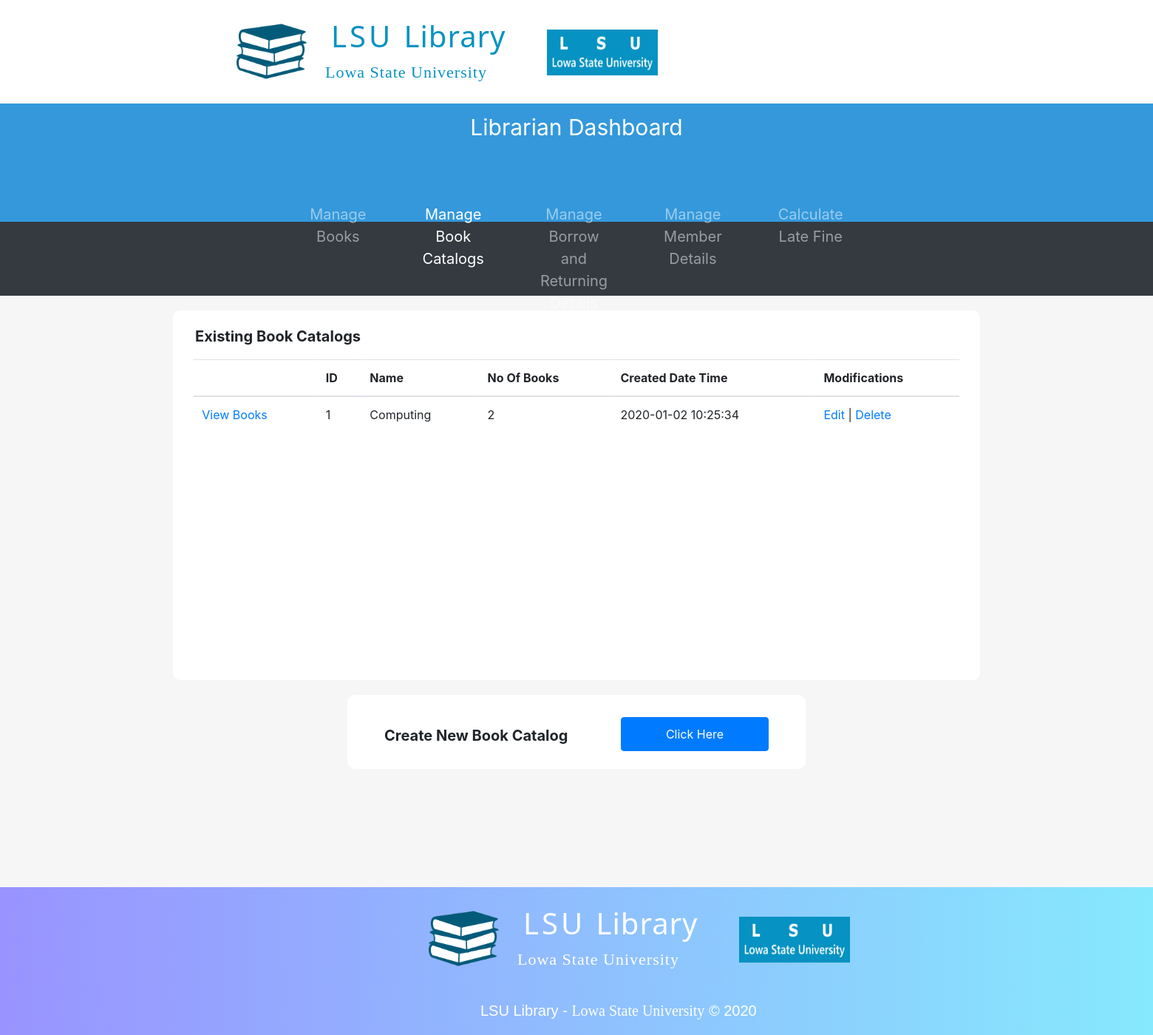
The page /librarianDashboard/2.manageBookCatalog/manageBookCatalog.php on the database as committed earlier.
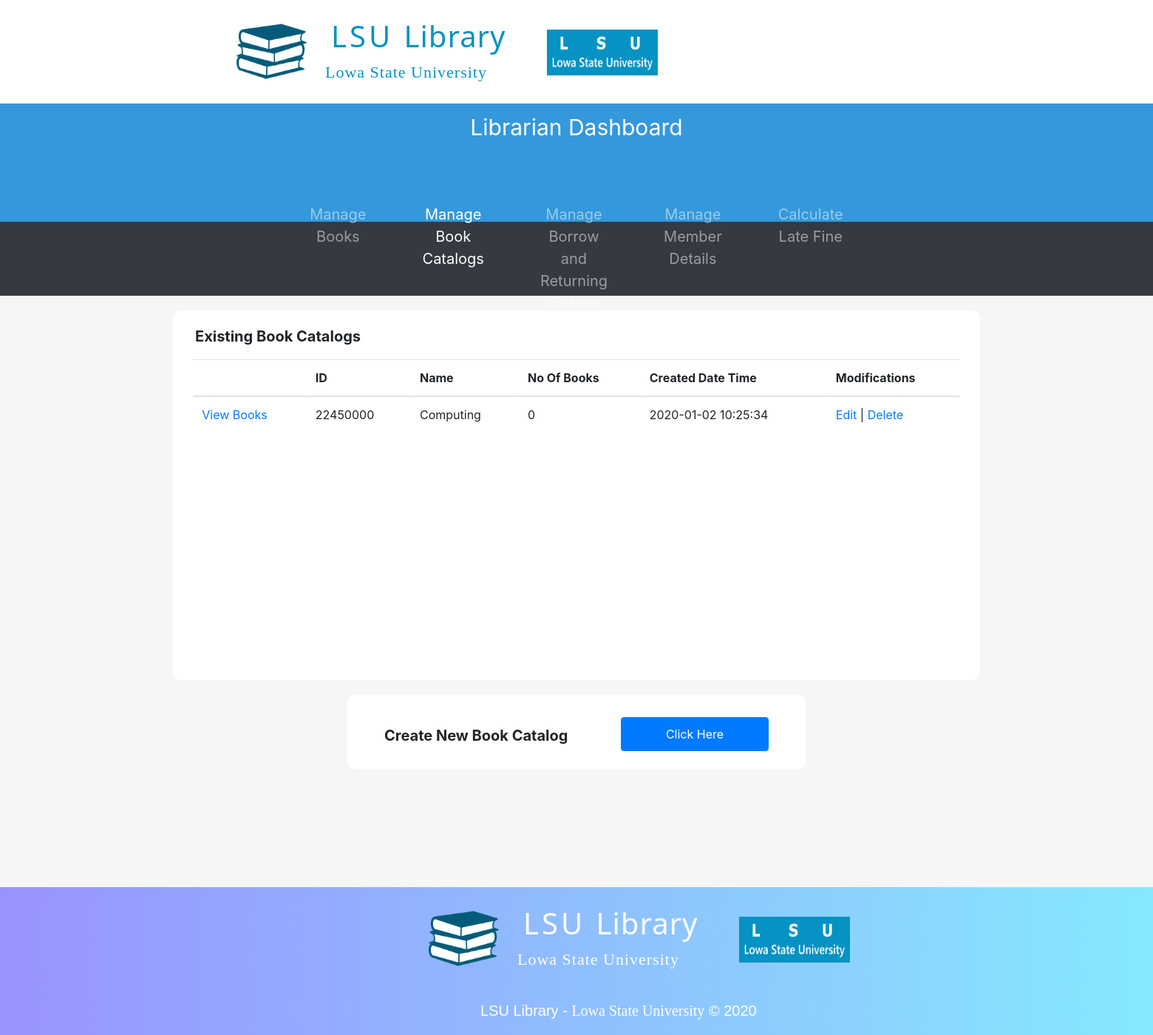
The same page on the database as committed later.
### tables this page shows
CREATE TABLE BookCatalog(
  ID INT AUTO_INCREMENT,
  Name VARCHAR(40) NOT NULL,
  NoOfBooks INT DEFAULT '0',
  CreatedDateTime DATETIME DEFAULT CURRENT_TIMESTAMP,
  PRIMARY KEY (ID)
);

### librarianDashboard/2.manageBookCatalog/manageBookCatalog.php (the view, shortened to what this page needs)
<?php
  include_once("../../LSULibraryDBConnection.php");
?>
<!DOCTYPE html>
<html>
  <head>
    <link rel="stylesheet" href="../../assets/css/defaultLayout.css">
    <link rel="stylesheet" href="../../assets/bootstrap/css/bootstrap.min.css">
  </head>
  <body>
        <div style="height: 140px; width: 100%;">
              <div id="logoSection">
                <img src="../../assets/Images/LSULibraryLogo.png" alt="LSU Library Logo" id="lsuLibraryLogoIcon">
                <h1 id="mainTitle"> LSU <span id="mainTitleSpan">Library</span> </h1>
                <p id="mainTitleSub">Lowa State University</p>
                <img src="../../assets/Images/LSUUniversityLogo.png" alt="LSU Logo" id="lsuLogoIcon">
              </div>
              <table id="navSection">
                <tr>
                  <td></td>
                  <td></td>
                </tr>
              </table>
        </div>
            <div style="background-color: #3498DB;
                        width: 100%;
                        height: 160px;">
              <p style="font-size: 30px;
                        color: white;
                        text-align: center;
                        padding-top: 10px;">Librarian Dashboard</p>
              <div style="position: absolute;
                          left: 50%;
                          transform: translate(-50%,-0%);">
              </div>
            </div>
            <nav class="navbar navbar-expand-sm bg-dark navbar-dark" style="height: 100px;">
              <ul class="navbar-nav" style="text-align: center;
                                            position: absolute;
                                            left: 50%;
                                            transform: translate(-50%,-0%);
                                            font-size: 20px;">
                <li class="nav-item">
                  <a class="nav-link" href="../1.manageBooks/librarianDashboard.php">Manage Books</a>
                </li>
                <li class="nav-item active">
                  <a class="nav-link" href="manageBookCatalog.php">Manage Book Catalogs</a>
                </li>
                <li class="nav-item">
                  <a class="nav-link" href="#">Manage Borrow and Returning Details</a>
                </li>
                <li class="nav-item">
                  <a class="nav-link" href="#">Manage Member Details</a>
                </li>
                <li class="nav-item">
                  <a class="nav-link" href="#">Calculate Late Fine</a>
                </li>
              </ul>
            </nav>
          <div style="width: 100%;
                      height: 800px;
                      background-color: #F6F6F6;">
            <div style="width: 70%;
                        height: 500px;
                        background-color: #FFFFFF;
                        border-radius: 10px;
                        position: relative;
                        left: 50%;
                        transform: translateX(-50%);
                        top: 20px;">
              <p style="font-size: 20px;
                        padding-left: 30px;
                        padding-top: 20px;"><b>Existing Book Catalogs</b></p>
              <div style="width: 95%;
                          height: 400px;
                          background-color: white;
                          position: absolute;
                          left: 50%;
                          transform: translateX(-50%);
                          overflow-y: scroll;">
                <?php
                  $bookCatalogDetailsSQL = "SELECT ID, Name, NoOfBooks, CreatedDateTime FROM BookCatalog;";
                  $bookCatalogDetailsResult = mysqli_query($databaseConn, $bookCatalogDetailsSQL);
                ?>
                <table class="table table-hover" style="border-radius: 10px;">
                  <thead>
                    <tr>
                      <th>  </th>
                      <th> ID </th>
                      <th> Name </th>
                      <th> No Of Books </th>
                      <th> Created Date Time </th>
                      <th> Modifications </th>
                    </tr>
                  </thead>
                  <tbody>
                      <?php
                        while($bookCatalogDetailsRow = mysqli_fetch_array($bookCatalogDetailsResult)){
                      ?>
                    <tr>
                      <td  title="View, Add, Remove Books"> <a href="view.php?isbn= <?php echo $bookCatalogDetailsRow["ID"] ?> "> View Books </a> </td>
                      <td title="Book Catalog ID"> <?php echo $bookCatalogDetailsRow["ID"]; ?></td>
                      <td title="Book Catalog Name"> <?php echo $bookCatalogDetailsRow["Name"]; ?></td>
                      <td title="No Of Books"> <?php echo $bookCatalogDetailsRow["NoOfBooks"]; ?></td>
                      <td title="Created Date Time"> <?php echo $bookCatalogDetailsRow["CreatedDateTime"]; ?></td>
                      <td title="Modifications">
                           <a href="updateBookCatalogDetails.php?id=<?php echo $bookCatalogDetailsRow["ID"] ?>"> Edit </a>
						            |  <a href="deleteBookCatalog.php?id=<?php echo $bookCatalogDetailsRow["ID"] ?>" onClick="return confirm('Are you sure you want to delete this Book Catalog?')"> Delete </a>
                      </td>
                    </tr>
                      <?php } ?>
                  </tbody>
                </table>
              </div>
            </div>
            <div style="width: 620px;
                        height: 100px;
                        background-color: #FFFFFF;
                        border-radius: 10px;
                        position: relative;
                        left: 50%;
                        transform: translateX(-50%);
                        top: 40px;">
              <p style="font-size: 20px;
                        padding-left: 50px;
                        padding-top: 40px;" data-toggle="modal" data-target="#addBookModal"><b>Create New Book Catalog</b></p>
              <button type="button" class="btn btn-primary" data-toggle="modal" data-target="#addBookModal"
               style="padding: 10px;
                      width: 200px;
                      position: absolute;
                      left: 370px;
                      top: 30px;">
                Click Here
              </button>
            </div>
          </div>
          <div id="footer">
            <div id="footerLogoSection">
              <img src="../../assets/images/LSULibraryLogo.png" alt="LSU Library Logo" id="lsuLibraryLogoIcon">
              <h1 id="mainTitle"> LSU <span id="mainTitleSpan">Library</span> </h1>
              <p id="mainTitleSub">Lowa State University</p>
              <img src="../../assets/images/LSUUniversityLogo.png" alt="LSU Logo" id="lsuLogoIcon">
            </div>
            <p id="footerText1Main">LSU Library - <span id="footerText1Sub">Lowa State University</span> &copy; 2020</p>
          </div>
  </body>
</html>

### assets/css/defaultLayout.css (style rules this page uses)
* { margin: 0; }
#lsuLibraryLogoIcon { height: 95px; width: 95px; position: relative; top: 122px; left: -120px; }
#logoSection { position: relative; top: -100px; left: 440px; }
#mainTitle { color: #0692c2; letter-spacing: 4px; font-family: 'Noto Sans', sans-serif; font-size: 40px; padding-top: 30px; padding-left: 8px; }
#mainTitleSpan { letter-spacing: 1px; }
#mainTitleSub { font-size: 22px; font-family: verdana; color: #0692c2; letter-spacing: 1px; }
#lsuLogoIcon { height: 62px; width: 150px; position: relative; top: -90px; left: 300px; }
#navSection { position: relative; top: -240px; left: 1280px; }
#footer { background-image: linear-gradient(to right, #9993ff, #86e9fd); height: 200px; }
#footerLogoSection { position:relative; top: -100px; left: 700px; }
#footerLogoSection h1 { color: white; }
#footerLogoSection span { color: white; }
#footerLogoSection p { color: white; }
#footerText1Main { position: relative; top: -140px; left: 650px; font-family: sans-serif; font-size: 20px; color: white; }
#footerText1Sub { font-family: serif; font-size: 20px; color: white; }

### librarianDashboard/2.manageBookCatalog/manageBookCatalog.php (style rules this page uses)
nav li { margin-left:30px; margin-right:30px; }

Rows that differ between the two databases and show on the page:
removed bookcatalog: ID "1", Name "Computing", NoOfBooks "2", CreatedDateTime "2020-01-02 10:25:34"
added bookcatalog: ID "22450000", Name "Computing", NoOfBooks "0", CreatedDateTime "2020-01-02 10:25:34"
